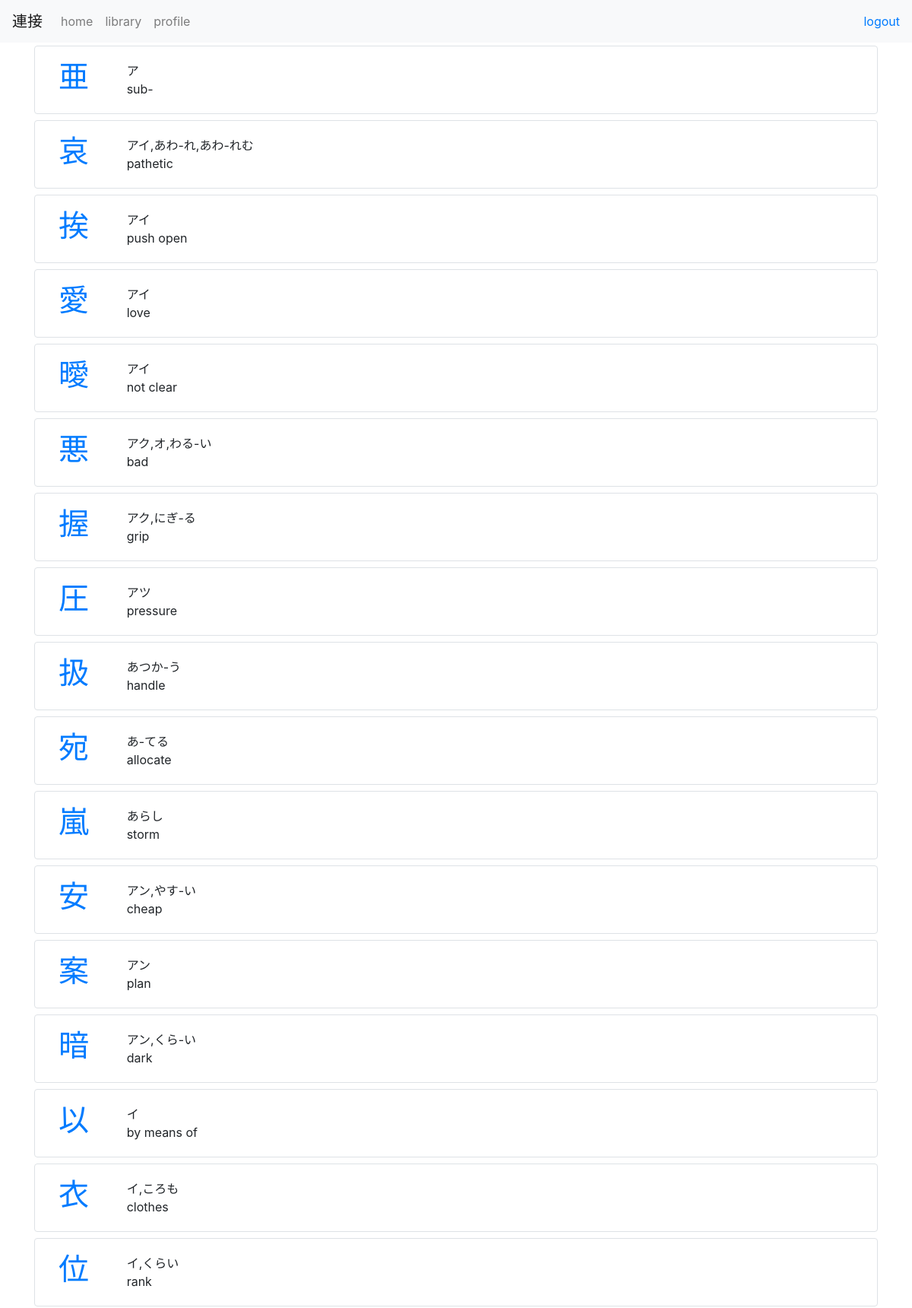
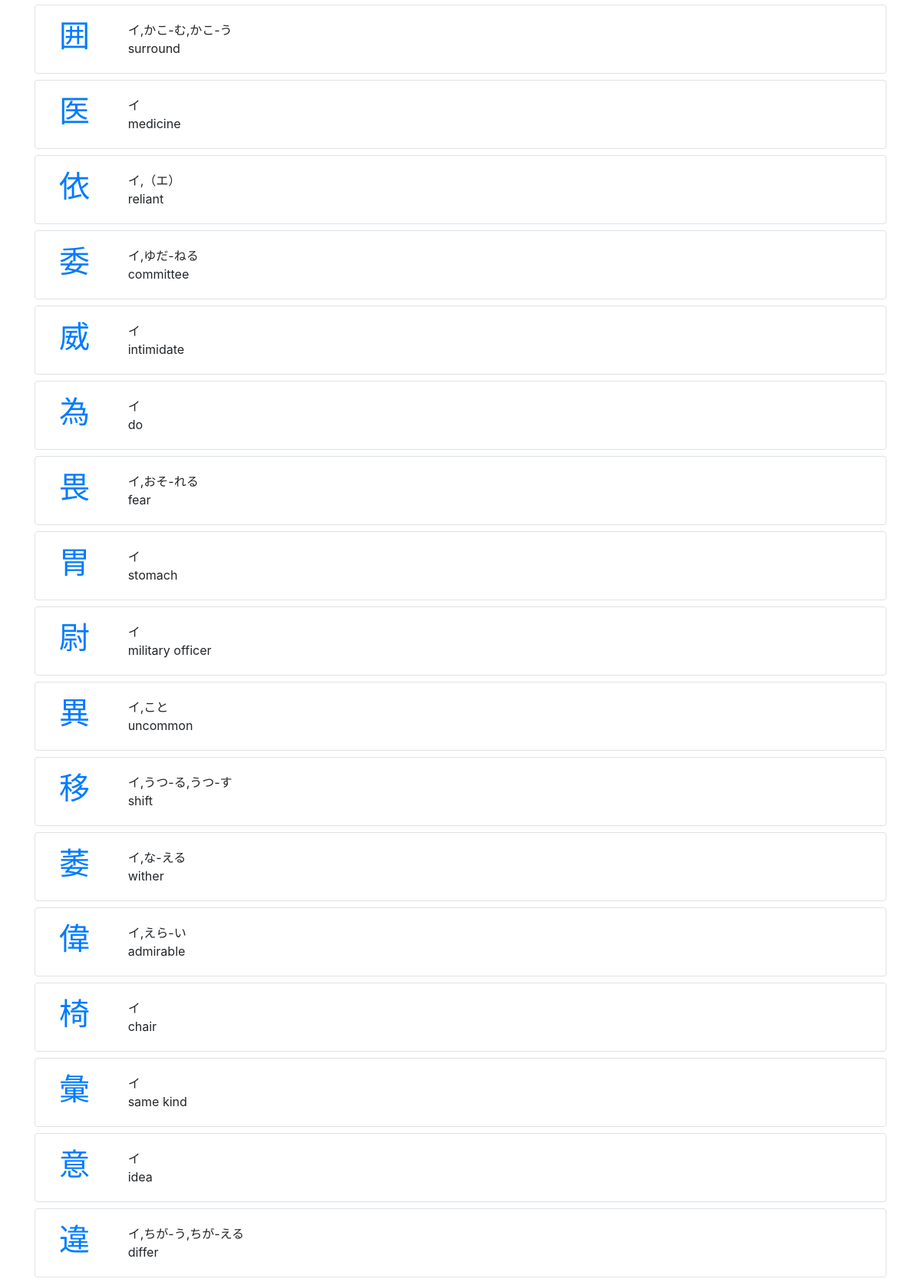
The page /toshokan/ (signed in, upper part) on the database its author committed (2 pictures, top to bottom).
### toshokan/models.py (models this page shows, shortened)
class Kanji(models.Model):
    character      = models.CharField(max_length=10)
    alt_characters = models.CharField(max_length=10)
    radical        = models.CharField(max_length=10)
    strokes        = models.IntegerField()
    grade          = models.CharField(max_length=2)
    meaning        = models.TextField()
    reading_jpn    = models.CharField(max_length=100)
    reading_eng    = models.CharField(max_length=100)

### toshokan/views.py (the view)
# urls.py: path('', views.index, name='index'),
@login_required
def index(request):
    kanji_list = Kanji.objects.all()[:50]#.order_by('radical') # for example
    context    = {'kanji_list': kanji_list}
    return render(request, 'toshokan/index.html', context)

### toshokan/templates/toshokan/index.html
{% extends 'base/base.html' %}
{% block content %}
    {% for kanji in kanji_list %}
        <div class="py-1">
            <div class="row border rounded p-3 mx-auto align-items-center">
                <div class="col-sm-1">
                    <h1>
                        <a href="{% url 'toshokan:individual' kanji.id %}">{{ kanji.character }}</a>
                    </h1>
                </div>
                <div class="col-sm-11">
                    <div>
                        {{ kanji.reading_jpn }}
                    </div>
                    <div>
                        {{ kanji.meaning }}
                    </div>
                </div>
            </div>
        </div>
    {% endfor %}
{% endblock %}

### rows shown on the page
Kanji: character "亜", reading_jpn "ア", meaning "sub-"
Kanji: character "哀", reading_jpn "アイ,あわ-れ,あわ-れむ", meaning "pathetic"
Kanji: character "挨", reading_jpn "アイ", meaning "push open"
Kanji: character "愛", reading_jpn "アイ", meaning "love"
Kanji: character "曖", reading_jpn "アイ", meaning "not clear"
Kanji: character "悪", reading_jpn "アク,オ,わる-い", meaning "bad"
Kanji: character "握", reading_jpn "アク,にぎ-る", meaning "grip"
Kanji: character "圧", reading_jpn "アツ", meaning "pressure"
Kanji: character "扱", reading_jpn "あつか-う", meaning "handle"
Kanji: character "宛", reading_jpn "あ-てる", meaning "allocate"
Kanji: character "嵐", reading_jpn "あらし", meaning "storm"
Kanji: character "安", reading_jpn "アン,やす-い", meaning "cheap"
Kanji: character "案", reading_jpn "アン", meaning "plan"
Kanji: character "暗", reading_jpn "アン,くら-い", meaning "dark"
Kanji: character "以", reading_jpn "イ", meaning "by means of"
Kanji: character "衣", reading_jpn "イ,ころも", meaning "clothes"
Kanji: character "位", reading_jpn "イ,くらい", meaning "rank"
Kanji: character "囲", reading_jpn "イ,かこ-む,かこ-う", meaning "surround"
Kanji: character "医", reading_jpn "イ", meaning "medicine"
Kanji: character "依", reading_jpn "イ,（エ）", meaning "reliant"
Kanji: character "委", reading_jpn "イ,ゆだ-ねる", meaning "committee"
Kanji: character "威", reading_jpn "イ", meaning "intimidate"
Kanji: character "為", reading_jpn "イ", meaning "do"
Kanji: character "畏", reading_jpn "イ,おそ-れる", meaning "fear"
Kanji: character "胃", reading_jpn "イ", meaning "stomach"
Kanji: character "尉", reading_jpn "イ", meaning "military officer"
Kanji: character "異", reading_jpn "イ,こと", meaning "uncommon"
Kanji: character "移", reading_jpn "イ,うつ-る,うつ-す", meaning "shift"
Kanji: character "萎", reading_jpn "イ,な-える", meaning "wither"
Kanji: character "偉", reading_jpn "イ,えら-い", meaning "admirable"
Kanji: character "椅", reading_jpn "イ", meaning "chair"
Kanji: character "彙", reading_jpn "イ", meaning "same kind"
Kanji: character "意", reading_jpn "イ", meaning "idea"
Kanji: character "違", reading_jpn "イ,ちが-う,ちが-える", meaning "differ"
